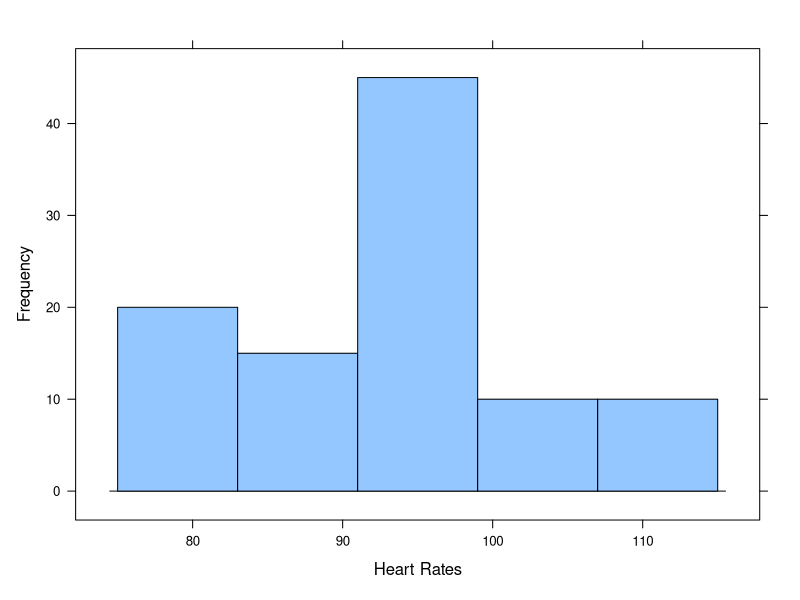

The R script that drew this image:
## ---- chunk 1
library(lattice)
y <- c(87, 109, 79, 80, 96, 95, 90, 92, 96, 98, 101, 91, 78, 112, 94, 98, 94, 107, 81, 96)
histogram(y, endpoints = c(75, 115), ylab = "Frequency", xlab = "Heart Rates")
## ---- chunk 2
x <- c(16, 392, 358, 304, 108, 156, 438, 60, 360, 56, 168, 
       224, 576, 384, 16, 194, 216, 120, 208, 232, 72, 168,
       16, 128, 256, 72, 136, 168, 308, 340, 40, 64, 114, 
       80, 56, 246, 8, 224, 184, 32, 104, 112, 40, 280,
       96, 656, 328, 80, 80, 552, 272, 72, 112, 184, 152, 
       536, 224, 464, 72, 16, 72, 152, 168, 288, 264, 208,
       400, 40, 448, 56, 424, 184, 328, 40, 168, 96, 160,
       80, 32, 716, 608, 264, 240, 480, 152, 352, 224, 176)

sd(x)
